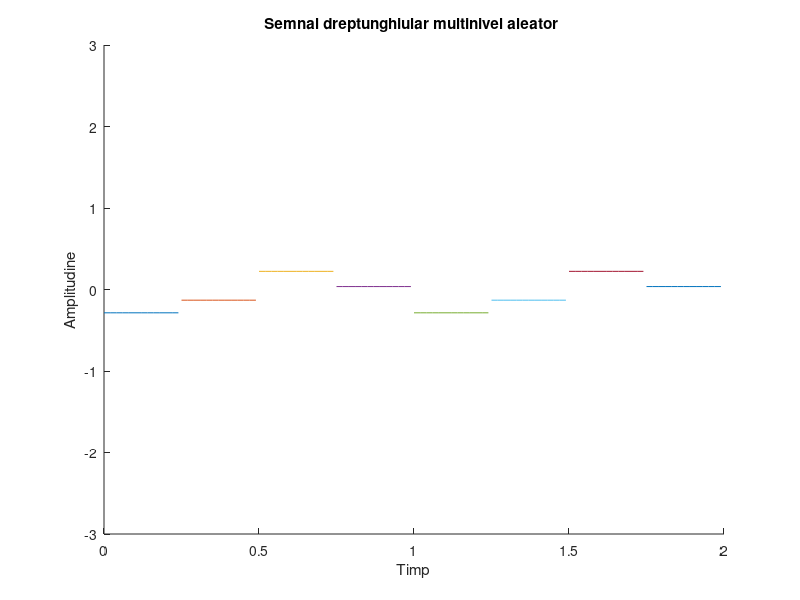

Source code (MATLAB):
hold on;
%Cu ajutorul functie hold on vom afisa simultan mai multe semnale pe acelasi grafic
%20ms
%Folosim rand pentru a genera un numar aleator
r1=rand(1);
r2=rand(1);
r3=rand(1);
r4=rand(1);
t1=0:0.02:0.25;
t2=0.25:0.02:0.5;
t3=0.5:0.02:0.75;
t4=0.75:0.02:1;
%Stabilesc nivelurile
x1=-3*r1*square(8*pi*t1,100);
x2=-r2*square(8*pi*t2,100);
x3=r3*square(8*pi*t3,100);
x4=3*r4*square(8*pi*t4,100);
%->Vom folosi functia plot pentru a genera grafice cu parametrii t1 si x1, t2 si x2, t3 si x3, t4 si x4
plot(t1,x1);
plot(t2,x2);
plot(t3,x3);
plot(t4,x4);
%->Folosim functia axis pentru a delimita spectrele de valori ale graficului generat de plot pentru a se incadra corespunzator in parametri
axis([0 2 -3 3]);
%->Acum graficul se va intinde de la 0 la 2 pe Ox si de a -3 la 3 pe Oy
t5=1:0.02:1.25;
t6=1.25:0.02:1.5;
t7=1.5:0.02:1.75;
t8=1.75:0.02:2;
%Stabilesc nivelurile
x5=-3*r1*square(8*pi*t5,100);
x6=-r2*square(8*pi*t6,100);
x7=r3*square(8*pi*t7,100);
x8=3*r4*square(8*pi*t8,100);
%->Vom folosi functia plot pentru a genera grafice cu parametrii t5 si x5, t6 si x6, t7 si x7, t8 si x8
plot(t5,x5);
plot(t6,x6);
plot(t7,x7);
plot(t8,x8);
%Am denumit axa Ox
xlabel('Timp')
%Am denumit axa Oy
ylabel('Amplitudine')
title('Semnal dreptunghiular multinivel aleator ')
